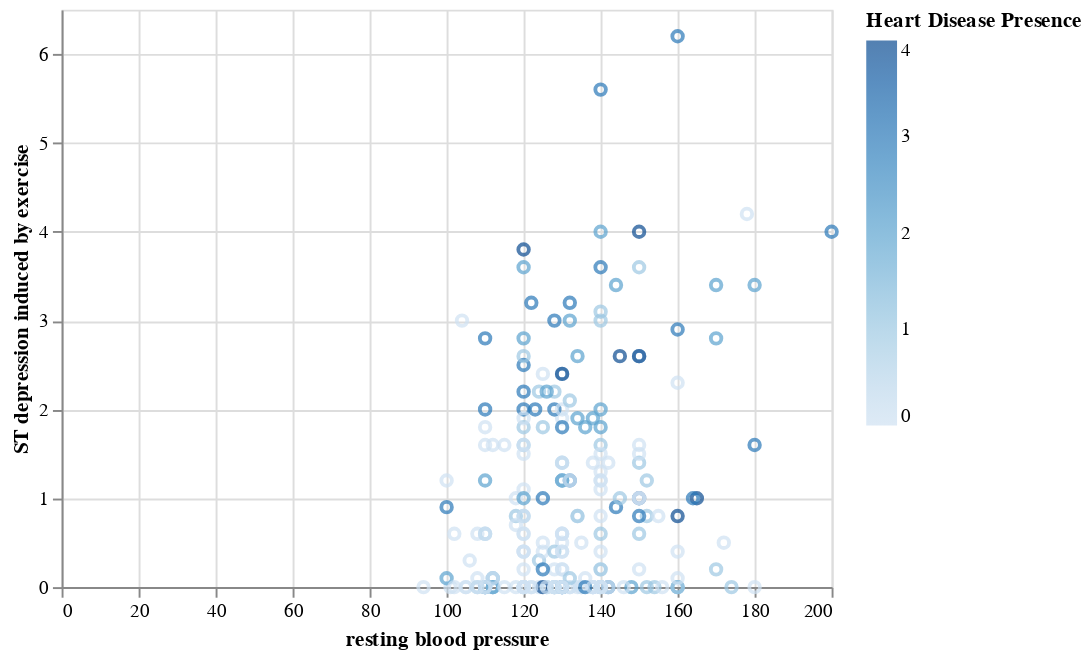

The cell this chart's notebook holds for it:
### Code cell
trestbps_oldpeak_plot = alt.Chart(cleveland_train).mark_point().encode(
    x = alt.X("trestbps", title = "resting blood pressure"),
    y = alt.Y('oldpeak', title = "ST depression induced by exercise"),
    color = alt.Color("heart_disease_presence", title = "Heart Disease Presence")
)
trestbps_oldpeak_plot

### Figure 1 — Vega-Lite specification as saved in the notebook (floating-point values rounded to 4 significant figures; data arrays with more than 128 entries replaced by an {"elided": "..."} marker saying what was removed)
{"config": {"view": {"continuousWidth": 400, "continuousHeight": 300}}, "data": {"name": "data-5823f5e2d9c6920f92279af6888b5263"}, "mark": "point", "encoding": {"color": {"field": "heart_disease_presence", "title": "Heart Disease Presence", "type": "quantitative"}, "x": {"field": "trestbps", "title": "resting blood pressure", "type": "quantitative"}, "y": {"field": "oldpeak", "title": "ST depression induced by exercise", "type": "quantitative"}}, "$schema": "https://vega.github.io/schema/vega-lite/v4.17.0.json", "datasets": {"data-5823f5e2d9c6920f92279af6888b5263": {"elided": "227 records"}}}
